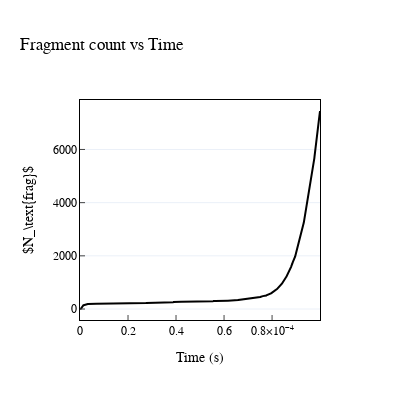

The code cell stored with this chart in its notebook:
### Markdown cell above
### Number of fragments

### Code cell
fig = go.Figure()
fig.add_trace(go.Scatter(x=data['time'], y=data['nb_fragments'], mode='lines', name='Number of Fragments', line=dict(color='black', width=2)))
fig.update_layout(
    title='Fragment count vs Time',
    xaxis_title='Time (s)',
    yaxis_title=r"$N_\text{frag}$",
    xaxis=dict(
        showgrid=False,
        showline=True,
        linewidth=1,
        linecolor='black',
        mirror=True,
        zeroline=False,
        ticks='inside',
        exponentformat='power',
        showexponent='last',
        tickfont=dict(size=12),
        #range=[0, 2e-5],
        #dtick=4e-4,
        # Position on top
        side='bottom',
    ),
    yaxis=dict(
        showgrid=True,
        showline=True,
        linewidth=1,
        linecolor='black',
        mirror=True,
        zeroline=False,
        ticks='inside',
        exponentformat='power',
        tickfont=dict(size=12),  
        #range=[0, 250],
    ),
    font=dict(
        family="Latin-Modern",
        size=12,
        color="Black"
    ),
    width=400, 
    height=400,
    showlegend=False,
    template="plotly_white")

fig.show()
#fig.write_image("../output/plots/paper/fragment_count_vs_time_unstable_t04_2_shorttime.pdf", width=400, height=400)#

### Figure 1 — Plotly figure (JSON) as saved in the notebook; plotly's stock layout.template omitted (floating-point values rounded to 4 significant figures; data arrays with more than 128 entries replaced by an {"elided": "..."} marker saying what was removed)
{"data": [{"line": {"color": "black", "width": 2}, "mode": "lines", "name": "Number of Fragments", "type": "scatter", "x": {"elided": "2002 float values"}, "y": {"elided": "2002 int values"}}], "layout": {"font": {"color": "Black", "family": "Latin-Modern", "size": 12}, "height": 400, "showlegend": false, "title": {"text": "Fragment count vs Time"}, "width": 400, "xaxis": {"exponentformat": "power", "linecolor": "black", "linewidth": 1, "mirror": true, "showexponent": "last", "showgrid": false, "showline": true, "side": "bottom", "tickfont": {"size": 12}, "ticks": "inside", "title": {"text": "Time (s)"}, "zeroline": false}, "yaxis": {"exponentformat": "power", "linecolor": "black", "linewidth": 1, "mirror": true, "showgrid": true, "showline": true, "tickfont": {"size": 12}, "ticks": "inside", "title": {"text": "$N_\\text{frag}$"}, "zeroline": false}}}
